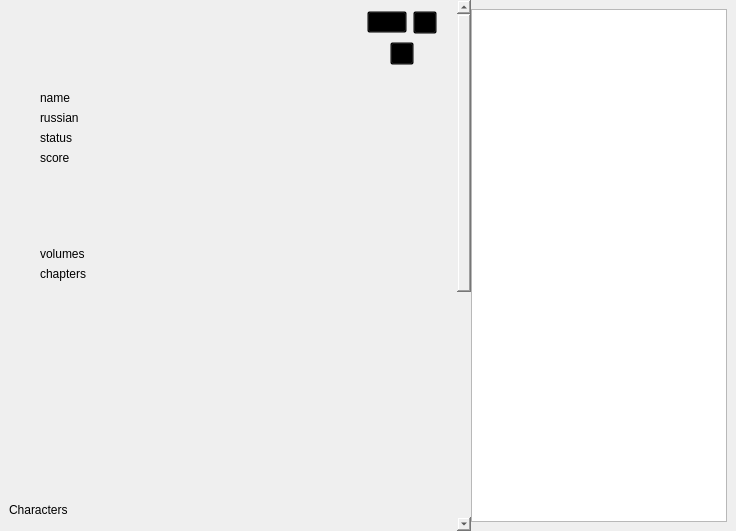
<?xml version="1.0" encoding="UTF-8"?>
<ui version="4.0">
 <class>Form</class>
 <widget class="QWidget" name="Form">
  <property name="geometry">
   <rect>
    <x>0</x>
    <y>0</y>
    <width>736</width>
    <height>531</height>
   </rect>
  </property>
  <property name="locale">
   <locale language="English" country="UnitedStates"/>
  </property>
  <layout class="QHBoxLayout" name="horizontalLayout_4">
   <property name="spacing">
    <number>0</number>
   </property>
   <property name="leftMargin">
    <number>0</number>
   </property>
   <property name="topMargin">
    <number>0</number>
   </property>
   <property name="rightMargin">
    <number>0</number>
   </property>
   <property name="bottomMargin">
    <number>0</number>
   </property>
   <item>
    <widget class="ScrollArea" name="scrollArea">
     <property name="styleSheet">
      <string notr="true">QWidget {background: transparent;}
QScrollArea {border: none;}
</string>
     </property>
     <property name="horizontalScrollBarPolicy">
      <enum>Qt::ScrollBarPolicy::ScrollBarAlwaysOff</enum>
     </property>
     <property name="widgetResizable">
      <bool>true</bool>
     </property>
     <widget class="QWidget" name="scrollAreaWidgetContents">
      <property name="geometry">
       <rect>
        <x>0</x>
        <y>0</y>
        <width>459</width>
        <height>990</height>
       </rect>
      </property>
      <layout class="QVBoxLayout" name="verticalLayout">
       <property name="leftMargin">
        <number>0</number>
       </property>
       <property name="topMargin">
        <number>0</number>
       </property>
       <property name="bottomMargin">
        <number>0</number>
       </property>
       <item>
        <widget class="SimpleCardWidget" name="header_frame">
         <property name="frameShape">
          <enum>QFrame::Shape::StyledPanel</enum>
         </property>
         <property name="frameShadow">
          <enum>QFrame::Shadow::Raised</enum>
         </property>
         <layout class="QHBoxLayout" name="horizontalLayout_3">
          <property name="leftMargin">
           <number>9</number>
          </property>
          <property name="topMargin">
           <number>9</number>
          </property>
          <property name="rightMargin">
           <number>9</number>
          </property>
          <property name="bottomMargin">
           <number>9</number>
          </property>
          <item>
           <spacer name="horizontalSpacer_2">
            <property name="orientation">
             <enum>Qt::Orientation::Horizontal</enum>
            </property>
            <property name="sizeHint" stdset="0">
             <size>
              <width>107</width>
              <height>20</height>
             </size>
            </property>
           </spacer>
          </item>
          <item>
           <layout class="QVBoxLayout" name="verticalLayout_7">
            <item>
             <widget class="SimpleCardWidget" name="lib_frame">
              <property name="frameShape">
               <enum>QFrame::Shape::StyledPanel</enum>
              </property>
              <property name="frameShadow">
               <enum>QFrame::Shadow::Raised</enum>
              </property>
              <layout class="QHBoxLayout" name="horizontalLayout">
               <property name="leftMargin">
                <number>0</number>
               </property>
               <property name="topMargin">
                <number>0</number>
               </property>
               <property name="rightMargin">
                <number>0</number>
               </property>
               <property name="bottomMargin">
                <number>0</number>
               </property>
               <item>
                <widget class="ComboBox" name="lib_list_box"/>
               </item>
               <item>
                <widget class="ToolButton" name="add_btn">
                 <property name="checkable">
                  <bool>true</bool>
                 </property>
                </widget>
               </item>
              </layout>
             </widget>
            </item>
            <item>
             <widget class="SimpleCardWidget" name="shikimori_frame">
              <property name="frameShape">
               <enum>QFrame::Shape::StyledPanel</enum>
              </property>
              <property name="frameShadow">
               <enum>QFrame::Shadow::Raised</enum>
              </property>
              <layout class="QHBoxLayout" name="horizontalLayout_2">
               <property name="leftMargin">
                <number>0</number>
               </property>
               <property name="topMargin">
                <number>0</number>
               </property>
               <property name="rightMargin">
                <number>0</number>
               </property>
               <property name="bottomMargin">
                <number>0</number>
               </property>
               <item>
                <widget class="ToolButton" name="shikimori_btn"/>
               </item>
              </layout>
             </widget>
            </item>
           </layout>
          </item>
         </layout>
        </widget>
       </item>
       <item>
        <layout class="QVBoxLayout" name="manga_layout">
         <item>
          <layout class="QHBoxLayout" name="info_layout">
           <item>
            <widget class="SimpleCardWidget" name="image_frame">
             <property name="sizePolicy">
              <sizepolicy hsizetype="Preferred" vsizetype="Expanding">
               <horstretch>0</horstretch>
               <verstretch>0</verstretch>
              </sizepolicy>
             </property>
             <layout class="QVBoxLayout" name="verticalLayout_6">
              <item>
               <widget class="QLabel" name="image">
                <property name="text">
                 <string/>
                </property>
                <property name="scaledContents">
                 <bool>true</bool>
                </property>
               </widget>
              </item>
             </layout>
            </widget>
           </item>
           <item>
            <widget class="SimpleCardWidget" name="title_frame">
             <property name="sizePolicy">
              <sizepolicy hsizetype="Expanding" vsizetype="Preferred">
               <horstretch>0</horstretch>
               <verstretch>0</verstretch>
              </sizepolicy>
             </property>
             <layout class="QVBoxLayout" name="verticalLayout_8">
              <item>
               <widget class="BodyLabel" name="name_label">
                <property name="text">
                 <string>name</string>
                </property>
                <property name="wordWrap">
                 <bool>true</bool>
                </property>
               </widget>
              </item>
              <item>
               <widget class="BodyLabel" name="russian_label">
                <property name="text">
                 <string>russian</string>
                </property>
               </widget>
              </item>
              <item>
               <widget class="BodyLabel" name="status_label">
                <property name="text">
                 <string>status</string>
                </property>
               </widget>
              </item>
              <item>
               <widget class="BodyLabel" name="catalog_score_label">
                <property name="text">
                 <string>score</string>
                </property>
               </widget>
              </item>
              <item>
               <spacer name="verticalSpacer">
                <property name="orientation">
                 <enum>Qt::Orientation::Vertical</enum>
                </property>
                <property name="sizeHint" stdset="0">
                 <size>
                  <width>20</width>
                  <height>76</height>
                 </size>
                </property>
               </spacer>
              </item>
              <item>
               <widget class="BodyLabel" name="volumes_label">
                <property name="text">
                 <string>volumes</string>
                </property>
               </widget>
              </item>
              <item>
               <widget class="BodyLabel" name="chapters_label">
                <property name="text">
                 <string>chapters</string>
                </property>
               </widget>
              </item>
             </layout>
            </widget>
           </item>
          </layout>
         </item>
         <item>
          <layout class="QVBoxLayout" name="verticalLayout_9">
           <item>
            <widget class="TextEdit" name="description_text">
             <property name="focusPolicy">
              <enum>Qt::FocusPolicy::NoFocus</enum>
             </property>
             <property name="verticalScrollBarPolicy">
              <enum>Qt::ScrollBarPolicy::ScrollBarAsNeeded</enum>
             </property>
             <property name="undoRedoEnabled">
              <bool>false</bool>
             </property>
             <property name="readOnly">
              <bool>true</bool>
             </property>
             <property name="textInteractionFlags">
              <set>Qt::TextInteractionFlag::NoTextInteraction</set>
             </property>
            </widget>
           </item>
           <item>
            <widget class="ElevatedCardWidget" name="characters_frame">
             <layout class="QVBoxLayout" name="verticalLayout_2">
              <item>
               <widget class="BodyLabel" name="label_2">
                <property name="text">
                 <string>Characters</string>
                </property>
               </widget>
              </item>
              <item>
               <widget class="ListWidget" name="characters_list">
                <property name="horizontalScrollBarPolicy">
                 <enum>Qt::ScrollBarPolicy::ScrollBarAlwaysOff</enum>
                </property>
                <property name="wordWrap">
                 <bool>true</bool>
                </property>
               </widget>
              </item>
             </layout>
            </widget>
           </item>
           <item>
            <widget class="ElevatedCardWidget" name="related_frame">
             <layout class="QVBoxLayout" name="verticalLayout_4">
              <item>
               <widget class="BodyLabel" name="label">
                <property name="text">
                 <string>Related</string>
                </property>
               </widget>
              </item>
              <item>
               <widget class="ListWidget" name="related_list">
                <property name="horizontalScrollBarPolicy">
                 <enum>Qt::ScrollBarPolicy::ScrollBarAlwaysOff</enum>
                </property>
                <property name="wordWrap">
                 <bool>true</bool>
                </property>
               </widget>
              </item>
             </layout>
            </widget>
           </item>
          </layout>
         </item>
        </layout>
       </item>
      </layout>
     </widget>
    </widget>
   </item>
   <item>
    <widget class="ElevatedCardWidget" name="items_frame">
     <layout class="QVBoxLayout" name="verticalLayout_5">
      <property name="leftMargin">
       <number>0</number>
      </property>
      <item>
       <widget class="TreeWidget" name="items_tree">
        <property name="sizePolicy">
         <sizepolicy hsizetype="Minimum" vsizetype="Minimum">
          <horstretch>0</horstretch>
          <verstretch>0</verstretch>
         </sizepolicy>
        </property>
        <property name="contextMenuPolicy">
         <enum>Qt::ContextMenuPolicy::CustomContextMenu</enum>
        </property>
        <attribute name="headerVisible">
         <bool>false</bool>
        </attribute>
        <column>
         <property name="text">
          <string notr="true">1</string>
         </property>
        </column>
       </widget>
      </item>
     </layout>
    </widget>
   </item>
  </layout>
 </widget>
 <customwidgets>
  <customwidget>
   <class>ComboBox</class>
   <extends>QPushButton</extends>
   <header>qfluentwidgets</header>
  </customwidget>
  <customwidget>
   <class>ToolButton</class>
   <extends>QToolButton</extends>
   <header>qfluentwidgets</header>
  </customwidget>
  <customwidget>
   <class>ScrollArea</class>
   <extends>QScrollArea</extends>
   <header>qfluentwidgets</header>
   <container>1</container>
  </customwidget>
  <customwidget>
   <class>CardWidget</class>
   <extends>QFrame</extends>
   <header>qfluentwidgets</header>
   <container>1</container>
  </customwidget>
  <customwidget>
   <class>SimpleCardWidget</class>
   <extends>CardWidget</extends>
   <header>qfluentwidgets</header>
   <container>1</container>
  </customwidget>
  <customwidget>
   <class>BodyLabel</class>
   <extends>QLabel</extends>
   <header>qfluentwidgets</header>
  </customwidget>
  <customwidget>
   <class>TextEdit</class>
   <extends>QTextEdit</extends>
   <header>qfluentwidgets</header>
  </customwidget>
  <customwidget>
   <class>ListWidget</class>
   <extends>QListWidget</extends>
   <header>qfluentwidgets</header>
  </customwidget>
  <customwidget>
   <class>TreeWidget</class>
   <extends>QTreeWidget</extends>
   <header>qfluentwidgets</header>
  </customwidget>
  <customwidget>
   <class>ElevatedCardWidget</class>
   <extends>SimpleCardWidget</extends>
   <header>qfluentwidgets</header>
   <container>1</container>
  </customwidget>
 </customwidgets>
 <resources/>
 <connections/>
</ui>
